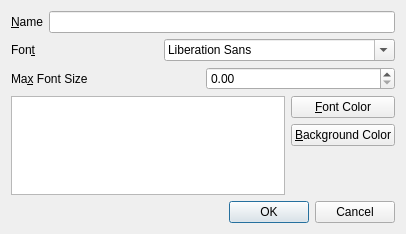
<?xml version="1.0" encoding="UTF-8"?>
<ui version="4.0">
 <class>StyleDialog</class>
 <widget class="QDialog" name="StyleDialog">
  <property name="geometry">
   <rect>
    <x>0</x>
    <y>0</y>
    <width>406</width>
    <height>234</height>
   </rect>
  </property>
  <property name="windowTitle">
   <string>Dialog</string>
  </property>
  <layout class="QVBoxLayout" name="verticalLayout_2">
   <item>
    <layout class="QHBoxLayout" name="horizontalLayout">
     <item>
      <widget class="QLabel" name="label">
       <property name="text">
        <string>&amp;Name</string>
       </property>
       <property name="buddy">
        <cstring>nameEdit</cstring>
       </property>
      </widget>
     </item>
     <item>
      <widget class="QLineEdit" name="nameEdit"/>
     </item>
    </layout>
   </item>
   <item>
    <layout class="QHBoxLayout" name="horizontalLayout_2">
     <item>
      <widget class="QLabel" name="label_2">
       <property name="text">
        <string>Fon&amp;t</string>
       </property>
       <property name="buddy">
        <cstring>fontComboBox</cstring>
       </property>
      </widget>
     </item>
     <item>
      <widget class="QFontComboBox" name="fontComboBox"/>
     </item>
    </layout>
   </item>
   <item>
    <layout class="QHBoxLayout" name="horizontalLayout_3">
     <item>
      <widget class="QLabel" name="label_3">
       <property name="text">
        <string>Ma&amp;x Font Size</string>
       </property>
       <property name="buddy">
        <cstring>fontSizeSpinBox</cstring>
       </property>
      </widget>
     </item>
     <item>
      <widget class="QDoubleSpinBox" name="fontSizeSpinBox"/>
     </item>
    </layout>
   </item>
   <item>
    <layout class="QHBoxLayout" name="horizontalLayout_4">
     <item>
      <widget class="QGraphicsView" name="preView"/>
     </item>
     <item>
      <layout class="QVBoxLayout" name="verticalLayout">
       <item>
        <widget class="QPushButton" name="fontColorButton">
         <property name="text">
          <string>&amp;Font Color</string>
         </property>
        </widget>
       </item>
       <item>
        <widget class="QPushButton" name="bgColorButton">
         <property name="text">
          <string>&amp;Background Color</string>
         </property>
        </widget>
       </item>
       <item>
        <spacer name="verticalSpacer">
         <property name="orientation">
          <enum>Qt::Vertical</enum>
         </property>
         <property name="sizeHint" stdset="0">
          <size>
           <width>20</width>
           <height>40</height>
          </size>
         </property>
        </spacer>
       </item>
      </layout>
     </item>
    </layout>
   </item>
   <item>
    <widget class="QDialogButtonBox" name="buttonBox">
     <property name="orientation">
      <enum>Qt::Horizontal</enum>
     </property>
     <property name="standardButtons">
      <set>QDialogButtonBox::Cancel|QDialogButtonBox::Ok</set>
     </property>
    </widget>
   </item>
  </layout>
 </widget>
 <resources/>
 <connections>
  <connection>
   <sender>buttonBox</sender>
   <signal>accepted()</signal>
   <receiver>StyleDialog</receiver>
   <slot>accept()</slot>
   <hints>
    <hint type="sourcelabel">
     <x>248</x>
     <y>254</y>
    </hint>
    <hint type="destinationlabel">
     <x>157</x>
     <y>274</y>
    </hint>
   </hints>
  </connection>
  <connection>
   <sender>buttonBox</sender>
   <signal>rejected()</signal>
   <receiver>StyleDialog</receiver>
   <slot>reject()</slot>
   <hints>
    <hint type="sourcelabel">
     <x>316</x>
     <y>260</y>
    </hint>
    <hint type="destinationlabel">
     <x>286</x>
     <y>274</y>
    </hint>
   </hints>
  </connection>
 </connections>
</ui>
